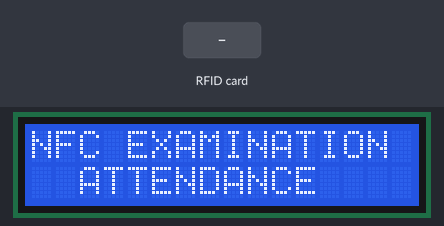
The sketch below on a simulated Arduino Uno, built with avr-gcc and run on an emulated ATmega328P. On the bench: 16×2 character LCD. The test bench sets the inputs (shaded band). What the sketch prints to the serial monitor is not drawn.

Above: at 0.1 s.
At 3.2 s:
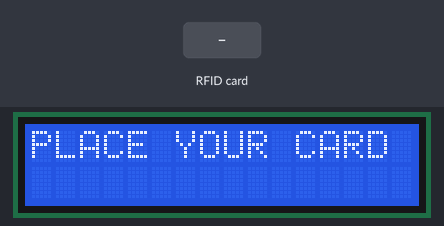
3.3 s: RFID card 5E 7A 19 C4 held to the reader
At 5.4 s:
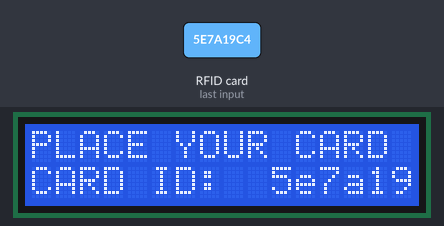
Timing chart, 0 to 6.9 s (numbered marks = the images above; inputs shaded):
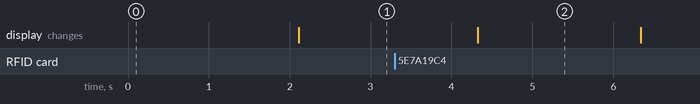

The sketch:

NFC_Reader.ino
```cpp
#include <LiquidCrystal_I2C.h>

#include <Wire.h>
#include <Adafruit_PN532.h>
// #include <SoftwareSerial.h>

#define SDA_PIN A4
#define SCL_PIN A5

LiquidCrystal_I2C lcd(0x27, 16, 2);
Adafruit_PN532 nfc(SDA_PIN, SCL_PIN);
// SoftwareSerial BTSerial(2, 3);  // Bluetooth TX = 2, RX = 3

void setup() {
  Serial.begin(9600);
  // BTSerial.begin(9600);
  lcd.init();
  lcd.backlight();
  Serial.println("NFC Scanner Ready...");
  lcd.setCursor(0, 0);
  lcd.print("NFC EXAMINATION");  // lcd printing name of project
  lcd.setCursor(0, 1);
  lcd.print("  ATTENDANCE   ");
  delay(2000);
  lcd.clear();

  nfc.begin();
  uint32_t versiondata = nfc.getFirmwareVersion();

  if (!versiondata) {
    Serial.println("Didn't find PN532 chip!");
    lcd.setCursor(0, 0);
    lcd.print("NFC CARD READER");  // lcd printing name of project
    lcd.setCursor(0, 1);
    lcd.print("   NOT FOUND   ");

    while (1)
      ;
  }

  nfc.SAMConfig();
}

void loop() {
  uint8_t uid[] = { 0, 0, 0, 0, 0, 0, 0 };
  uint8_t uidLength;
  lcd.setCursor(0, 0);
  lcd.print("PLACE YOUR CARD");  // lcd asking user to place card

  if (nfc.readPassiveTargetID(PN532_MIFARE_ISO14443A, uid, &uidLength)) {
    // Serial.print("Card UID: ");
    String tagID = "";

    for (uint8_t i = 0; i < uidLength; i++) {
      tagID += String(uid[i], HEX);
    }

    Serial.println(tagID);
    // BTSerial.println(tagID);  // Send UID via Bluetooth

    delay(1000);

    lcd.setCursor(0, 1);
    lcd.print("CARD ID: ");
    lcd.setCursor(10, 1);
    lcd.print(tagID);
    delay(2000);
    clearscreen();
  }
}

void clearscreen() {
  lcd.setCursor(0, 1);
  lcd.print("                  ");  // lcd printing name of project
}
```

Measured:
- after the input at 3.3 s, the display: changes after 1.0 s (image 2)
